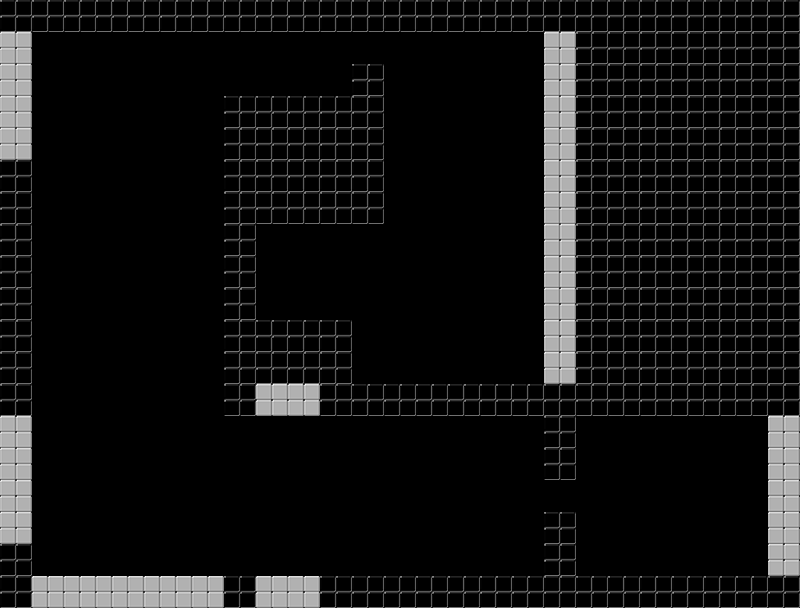

Below is a game level as drawn by its tile map, then a one-line description and the .tmx file that defines it, in full:
An orthogonal 25x19 tile map with 32x32 px tiles, 2 tile layers (BloquesBlancos, BloquesNegros).

<map version="1.0" orientation="orthogonal" renderorder="left-up" width="25" height="19" tilewidth="32" tileheight="32" nextobjectid="1">
 <tileset firstgid="1" source="tilesetP.tsx" />
 <layer name="BloquesBlancos" width="25" height="19">
  <data encoding="csv">
0,0,0,0,0,0,0,0,0,0,0,0,0,0,0,0,0,0,0,0,0,0,0,0,0,
3,0,0,0,0,0,0,0,0,0,0,0,0,0,0,0,0,3,0,0,0,0,0,0,0,
3,0,0,0,0,0,0,0,0,0,0,0,0,0,0,0,0,3,0,0,0,0,0,0,0,
3,0,0,0,0,0,0,0,0,0,0,0,0,0,0,0,0,3,0,0,0,0,0,0,0,
3,0,0,0,0,0,0,0,0,0,0,0,0,0,0,0,0,3,0,0,0,0,0,0,0,
0,0,0,0,0,0,0,0,0,0,0,0,0,0,0,0,0,3,0,0,0,0,0,0,0,
0,0,0,0,0,0,0,0,0,0,0,0,0,0,0,0,0,3,0,0,0,0,0,0,0,
0,0,0,0,0,0,0,0,0,0,0,0,0,0,0,0,0,3,0,0,0,0,0,0,0,
0,0,0,0,0,0,0,0,0,0,0,0,0,0,0,0,0,3,0,0,0,0,0,0,0,
0,0,0,0,0,0,0,0,0,0,0,0,0,0,0,0,0,3,0,0,0,0,0,0,0,
0,0,0,0,0,0,0,0,0,0,0,0,0,0,0,0,0,3,0,0,0,0,0,0,0,
0,0,0,0,0,0,0,0,0,0,0,0,0,0,0,0,0,3,0,0,0,0,0,0,0,
0,0,0,0,0,0,0,0,3,3,0,0,0,0,0,0,0,0,0,0,0,0,0,0,0,
3,0,0,0,0,0,0,0,0,0,0,0,0,0,0,0,0,0,0,0,0,0,0,0,3,
3,0,0,0,0,0,0,0,0,0,0,0,0,0,0,0,0,0,0,0,0,0,0,0,3,
3,0,0,0,0,0,0,0,0,0,0,0,0,0,0,0,0,0,0,0,0,0,0,0,3,
3,0,0,0,0,0,0,0,0,0,0,0,0,0,0,0,0,0,0,0,0,0,0,0,3,
0,0,0,0,0,0,0,0,0,0,0,0,0,0,0,0,0,0,0,0,0,0,0,0,3,
0,3,3,3,3,3,3,0,3,3,0,0,0,0,0,0,0,0,0,0,0,0,0,0,0
</data>
 </layer>
 <layer name="BloquesNegros" width="25" height="19">
  <data encoding="csv">
1,1,1,1,1,1,1,1,1,1,1,1,1,1,1,1,1,1,1,1,1,1,1,1,1,
0,0,0,0,0,0,0,0,0,0,0,0,0,0,0,0,0,0,1,1,1,1,1,1,1,
0,0,0,0,0,0,0,0,0,0,0,1,0,0,0,0,0,0,1,1,1,1,1,1,1,
0,0,0,0,0,0,0,1,1,1,1,1,0,0,0,0,0,0,1,1,1,1,1,1,1,
0,0,0,0,0,0,0,1,1,1,1,1,0,0,0,0,0,0,1,1,1,1,1,1,1,
1,0,0,0,0,0,0,1,1,1,1,1,0,0,0,0,0,0,1,1,1,1,1,1,1,
1,0,0,0,0,0,0,1,1,1,1,1,0,0,0,0,0,0,1,1,1,1,1,1,1,
1,0,0,0,0,0,0,1,0,0,0,0,0,0,0,0,0,0,1,1,1,1,1,1,1,
1,0,0,0,0,0,0,1,0,0,0,0,0,0,0,0,0,0,1,1,1,1,1,1,1,
1,0,0,0,0,0,0,1,0,0,0,0,0,0,0,0,0,0,1,1,1,1,1,1,1,
1,0,0,0,0,0,0,1,1,1,1,0,0,0,0,0,0,0,1,1,1,1,1,1,1,
1,0,0,0,0,0,0,1,1,1,1,0,0,0,0,0,0,0,1,1,1,1,1,1,1,
1,0,0,0,0,0,0,1,0,0,1,1,1,1,1,1,1,1,1,1,1,1,1,1,1,
0,0,0,0,0,0,0,0,0,0,0,0,0,0,0,0,0,1,0,0,0,0,0,0,0,
0,0,0,0,0,0,0,0,0,0,0,0,0,0,0,0,0,1,0,0,0,0,0,0,0,
0,0,0,0,0,0,0,0,0,0,0,0,0,0,0,0,0,0,0,0,0,0,0,0,0,
0,0,0,0,0,0,0,0,0,0,0,0,0,0,0,0,0,1,0,0,0,0,0,0,0,
1,0,0,0,0,0,0,0,0,0,0,0,0,0,0,0,0,1,0,0,0,0,0,0,0,
1,0,0,0,0,0,0,1,0,0,1,1,1,1,1,1,1,1,1,1,1,1,1,1,1
</data>
 </layer>
</map>
